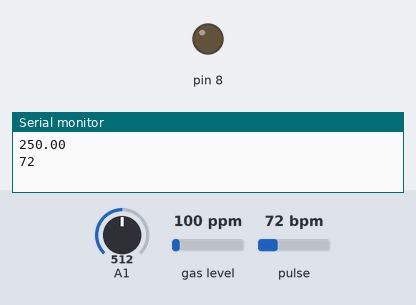
Bench run of a sketch on a simulated Arduino Uno, built with avr-gcc and run on an emulated ATmega328P. On the bench: output pins drawn as LEDs (lit = HIGH), the last lines printed to the serial monitor. The test bench sets the inputs (shaded band); at power-on: A1 = 512, gas level 100 ppm, pulse 72 bpm.

Above: at 0.1 s.
At 1.1 s:
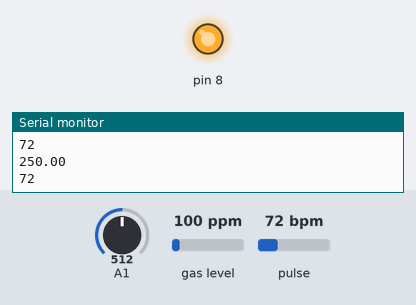
Timing chart, 0 to 2.6 s (numbered marks = the images above):
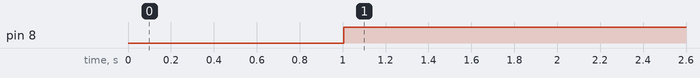

Measured:
- by itself, pin 8: LOW → HIGH at 1.0 s

The sketch:

ArduinoSender.ino
```cpp
#define USE_ARDUINO_INTERRUPTS true
#include <PulseSensorPlayground.h>

#include <SoftwareSerial.h>
#include <ArduinoJson.h>
#include <MQUnifiedsensor.h>

SoftwareSerial s(5, 6);
SoftwareSerial serial_connection(10, 11);

MQUnifiedsensor MQ2(A0, 2);
int H2, LPG, CO, Alcohol, Propane;
float Temp;

////////////////////////////////////////////////
int BPM;
int pulseWire = 2;
int threshold = 550;
PulseSensorPlayground pulseSensor;
////////////////////////////////////////////////

void setup() {
  // put your setup code here, to run once:
  Serial.begin(9600);
  s.begin(9600);
  serial_connection.begin(9600);


  MQ2.inicializar();

  pulseSensor.analogInput(pulseWire);
  pulseSensor.setThreshold(threshold);

  pulseSensor.begin();
  pinMode(8, OUTPUT);

}

void loop() {
  // put your main code here, to run repeatedly:

  getGasData();
  getTempData();
  getPulseData();

  delay(1000);

  sendDataToESP8266Mod();
  setupAlarmAndLed();
}

void setupAlarmAndLed() {
  if(Temp > 40 || H2 > 100 || CO > 200 || LPG > 1000 ||
    Alcohol > 250 || Propane > 1000) {
    digitalWrite(8, HIGH);
  } else {
    digitalWrite(8, LOW);
  }
}

void sendDataToESP8266Mod() {
  StaticJsonBuffer<1000> jsonBuffer;
  JsonObject& root = jsonBuffer.createObject();
  root["data1"] = H2;
  root["data2"] = LPG;
  root["data3"] = CO;
  root["data4"] = Alcohol;
  root["data5"] = Propane;
  root["data6"] = Temp;
  root["data7"] = BPM;

  if(s.available() > 0) {
    root.printTo(s);
  }
}

void getGasData() {
  MQ2.update();

  H2 =  MQ2.readSensor("H2");
  LPG =  MQ2.readSensor("LPG");
  CO =  MQ2.readSensor("CO");
  Alcohol =  MQ2.readSensor("Alcohol");
  Propane =  MQ2.readSensor("Propane");
}

void getTempData() {
  Temp = analogRead(A1);
  Temp = Temp * .48828125;
  Serial.println(Temp);
}

void getPulseData() {
  int myBpm = pulseSensor.getBeatsPerMinute();
  Serial.println(myBpm);
  if(pulseSensor.sawStartOfBeat()) {
    BPM = myBpm;
  } else {
    BPM = -1;
  }
}
```
